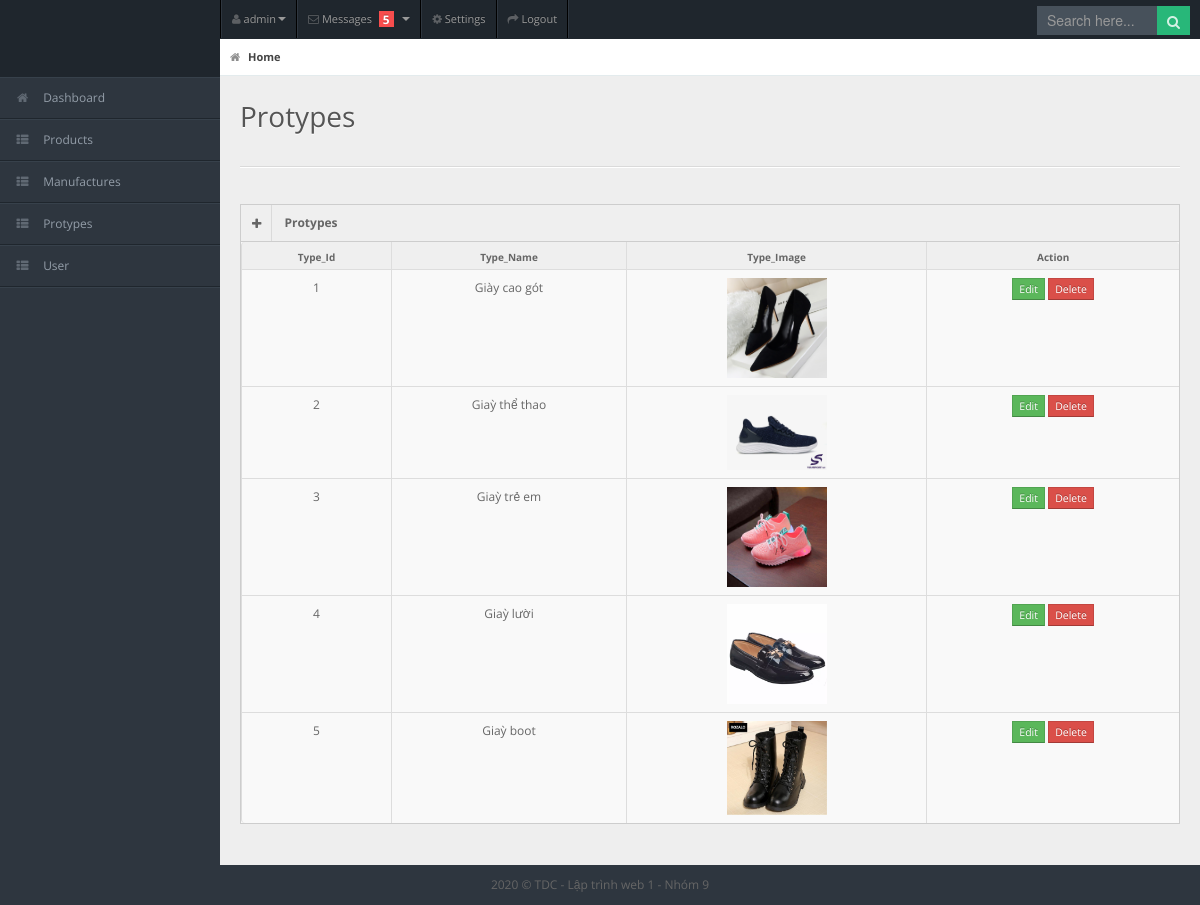
The app's page /protypes.php (signed in) with its own data.
### tables this page shows
CREATE TABLE IF NOT EXISTS `protypes` (
  `type_ID` int(11) NOT NULL AUTO_INCREMENT,
  `type_name` varchar(100) NOT NULL,
  `type_img` varchar(100) NOT NULL,
  PRIMARY KEY (`type_ID`)
);

### models/Db.php (called while the page is built, shortened)
<?php
class Db
{
    public static $connection = NULL;
    public function __construct()
    {
        if (!self::$connection) {
            self::$connection = new mysqli('localhost', 'root', '', 'mydb_nhom9');
            self::$connection->set_charset('utf8');
        }
        return self::$connection;
    }
}

### models/admin.php (called while the page is built, shortened)
<?php
class Admin extends Db
{
	public function getAllProtype()
	{
		$sql = self::$connection->prepare("SELECT * FROM protypes");
		$sql->execute();
		$items = $sql->get_result()->fetch_all(MYSQLI_ASSOC);
		return $items;
	}
}
?>

### protypes.php (the view, shortened to what this page needs)
<?php
    include 'headeradmin.php';
?>
    <div id="content">
        <div id="content-header">
            <div id="breadcrumb"> <a href="index.php" title="Go to Home" class="tip-bottom current">
                    <i class="icon-home"></i> Home</a></div>
            <h1>Protypes</h1>
        </div>
        <div class="container-fluid">
            <hr>
            <div class="row-fluid">
                <div class="span12">
                    <div class="widget-box">
                        <div class="widget-title"> <span class="icon">
                                <a href="frmProtypes.php"><i class="icon-plus"></i></a></span>
                            <h5>Protypes</h5>
                        </div>
                        <div class="widget-content nopadding">
                            <table class="table table-bordered table-striped">
                                <thead>
                                    <tr>
                                        <th>Type_Id</th>
                                        <th>Type_Name</th>
                                        <th>Type_Image</th>
                                        <th>Action</th>
                                    </tr>
                                </thead>
                                <tbody>
                                    <tr class="">
                                        <?php
									require "./models/Db.php";
									require "./models/admin.php";
									$db = new Admin();
									$protype = $db -> getAllProtype();
									foreach ($protype as $value) {
								 ?>
                                        <td style="text-align: center"><?php echo $value['type_ID'] ?></td>
                                        <td style="text-align: center"><?php echo $value['type_name'] ?></td>
                                        <td style="text-align: center"><img
                                                src='template/images/<?php echo $value['type_img'] ?>'
                                                style="width:100px"></td>
                                        <td style="text-align: center">
                                            <a href="frmEditProtypes.php?id=<?php echo $value['type_ID'] ?>"
                                                class="btn btn-success btn-mini">Edit</a>
                                            <form method="post" action="indexadminadmin.php">
                                                <a href="xoaType.php?id=<?php echo $value['type_ID'] ?>"
                                                    class="btn btn-danger btn-mini">Delete</a>
                                            </form>
                                        </td>
                                    </tr>
                                    <?php } ?>
                                </tbody>
                            </table>
                        </div>
                    </div>
                </div>
            </div>
        </div>
    </div>
	<?php
	include 'footeradmin.php';
?>

### template/admin/css/matrix-style.css (style rules this page uses)
* { outline:none !important; -moz-outline: none !important; }
html, body { height:100% }
body { overflow-x: hidden; margin-top: -10px; font-family: 'Open Sans', sans-serif; font-size:12px; color:#666; }
a { color:#666; }
select, textarea, input[type="text"], input[type="password"], input[type="datetime"], input[type="datetime-local"], input[type="date"], input[type="month"], input[type="time"], input[type="week"], input[type="number"], input[type="email"], input[type="url"], input[type="search"], input[type="tel"], input[type="color"], .uneditable-input, .label, .dropdown-menu, .btn, .well, .progress, .table-bordered, .btn-group > .btn:first-child, .btn-group > .btn:last-child, .btn-group > .btn:last-child, .btn-group > .dropdown-toggle, .alert { border-radius:0px; }
.btn, textarea, input[type="text"], input[type="password"], input[type="datetime"], input[type="datetime-local"], input[type="date"], input[type="month"], input[type="time"], input[type="week"], input[type="number"], input[type="email"], input[type="url"], input[type="search"], input[type="tel"], input[type="color"], .uneditable-input { box-shadow:none; }
.progress, .progress-success .bar, .progress .bar-success, .progress-warning .bar, .progress .bar-warning, .progress-danger .bar, .progress .bar-danger, .progress-info .bar, .progress .bar-info, .btn, .btn-primary { background-image:none; }
hr { border-top-color:#dadada; }
.table-striped form { display: inline; }
#content { background: none repeat scroll 0 0 #eeeeee; margin-left: 220px; margin-right: 0; padding-bottom: 25px; position: relative; min-height:100%; width: auto; }
#content-header { position: abslute; width: 100%; margin-top: -38px; z-index: 20; }
#content-header h1 { color: #555555; font-size: 28px; font-weight: normal; float: none; text-shadow: 0 1px 0 #ffffff; margin-left: 20px; position: relative; }
#content-header h1, #content-header .btn-group { margin-top: 20px; }
#breadcrumb { background-color: #fff; border-bottom: 1px solid #e3ebed; }
#breadcrumb a { padding: 8px 20px 8px 10px; display: inline-block; background-position: center right; background-repeat: no-repeat; font-size: 11px; color: #666666; }
#breadcrumb a:last-child { background-image:none; }
#breadcrumb a.current { font-weight: bold; color: #444444; }
#breadcrumb a i { margin-right: 5px; opacity: .6; }
.stat-boxes .peity_bar_good, .stat-boxes .peity_line_good, { color: #459D1C; }
.widget-box { background: none repeat scroll 0 0 #F9F9F9; border-left: 1px solid #CDCDCD; border-top: 1px solid #CDCDCD; border-right: 1px solid #CDCDCD; clear: both; margin-top: 16px; margin-bottom: 16px; position: relative; }
.widget-title, .modal-header, .table th, div.dataTables_wrapper .ui-widget-header { background:#efefef; border-bottom: 1px solid #CDCDCD; height: 36px; }
.widget-title span.icon { padding: 9px 10px 7px 11px; float: left; border-right:1px solid #dadada; }
.widget-title h5 { color: #666; float: left; font-size: 12px; font-weight: bold; padding: 12px; line-height: 12px; margin: 0; }
.widget-content { padding:15px; border-bottom: 1px solid #cdcdcd; }
.table th { height: auto; font-size: 10px; padding: 5px 10px 2px; border-bottom: 0; text-align: center; color: #666666; }
.nopadding { padding: 0 !important; }
.nopadding .table { margin-bottom: 0; }
.nopadding .table-bordered { border: 0; }
form { margin-bottom: 0; }

### template/admin/css/matrix-media.css (style rules this page uses)
body { background:#2E363F; }

### records on screen
protypes: type_ID "1", type_name "Giày cao gót", type_img (picture)
protypes: type_ID "2", type_name "Giaỳ thể thao", type_img (picture)
protypes: type_ID "3", type_name "Giaỳ trẻ em", type_img (picture)
protypes: type_ID "4", type_name "Giaỳ lười", type_img (picture)
protypes: type_ID "5", type_name "Giaỳ boot", type_img (picture)

### other values on screen
$_SESSION['username'] "admin"
